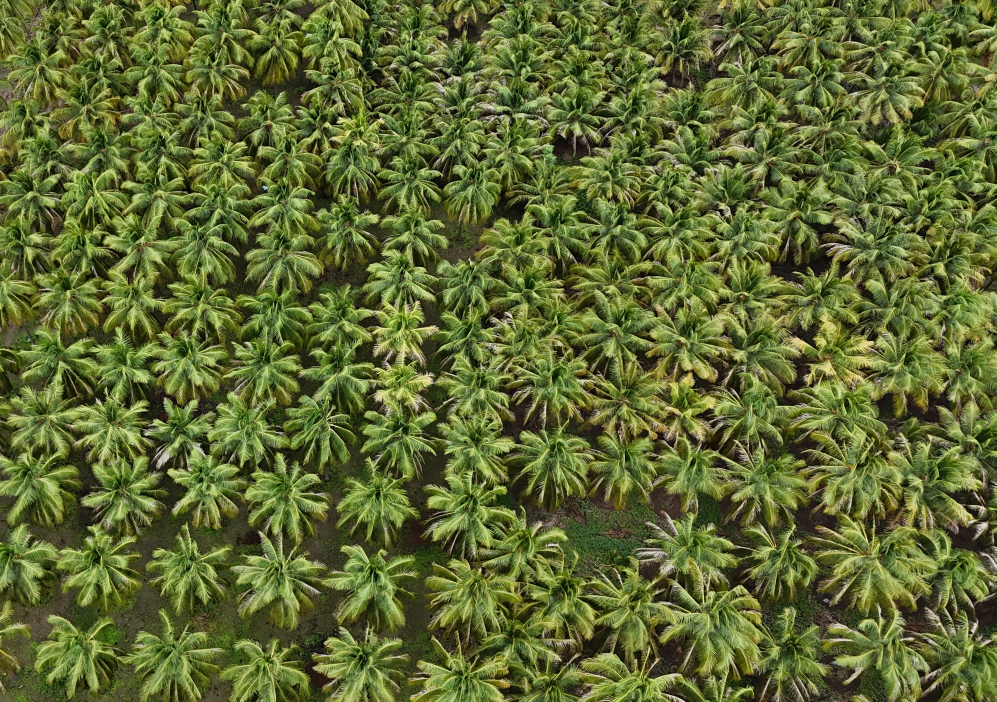
#> input picture Resources/BlietDetect_sample2.jpg, 2989 x 2105 px, found by its file name (shown at 1/3 size)
$ python __init__.py
#> lines starting #> are read from the running program, lines starting #| are printed output that depends on the picture; after the words box and inside, x2 and y2 are one past the last pixel; in counts of white or black regions, pixels touching at a corner belong together
import cv2
import numpy as np

# Read the images
img = cv2.imread("/Users/nilaabharath/PycharmProjects/CoconutAnomalyDetection/Resources/BlietDetect_sample2.jpg")
#> img is the input picture: shape (2105, 2989, 3); mean B, G, R 50.8, 105.9, 95

# Resizing the image
image = cv2.resize(img, (700, 600))
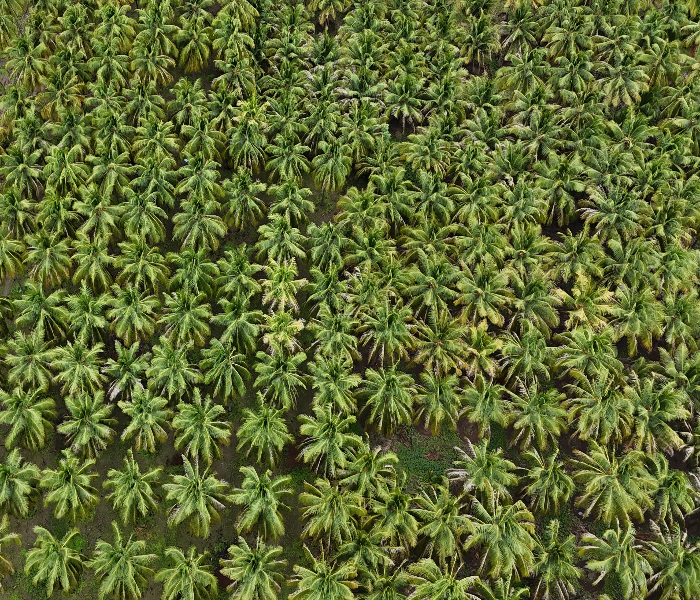
#> image: shape (600, 700, 3); mean B, G, R 50.7, 105.8, 94.9

# Convert Image to Image HSV
hsv = cv2.cvtColor(image, cv2.COLOR_BGR2HSV)
#> hsv: shape (600, 700, 3); mean H, S, V 35.1, 147.1, 106.6

# Defining lower and upper bound HSV values
lower = np.array([0, 0, 0])
upper = np.array([120, 100, 41])

# Defining mask for detecting color
mask = cv2.inRange(hsv, lower, upper)
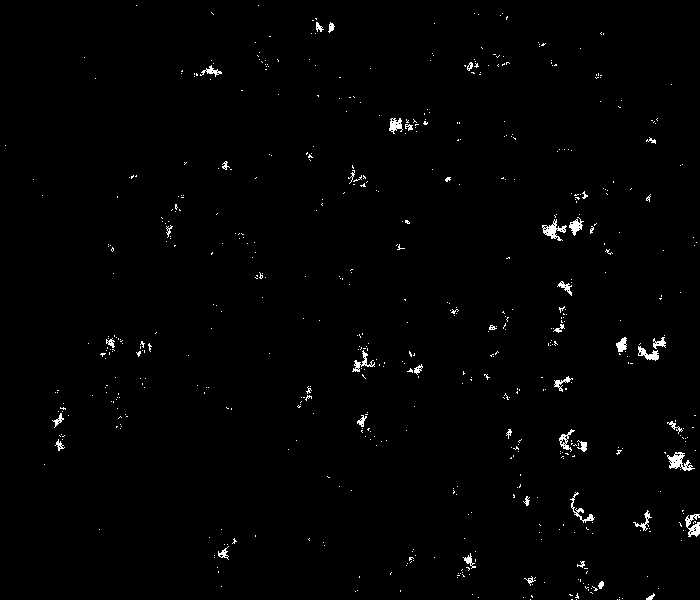
#> mask: shape (600, 700); 1.1% white in thin lines or dots

# Display Image and Mask
cv2.imshow("Image", image)
cv2.imshow("Mask", mask)

# Make python sleep for unlimited time
cv2.waitKey(0)

$ run again, with Resources/BlietDetect_sample1.jpg copied over Resources/BlietDetect_sample2.jpg
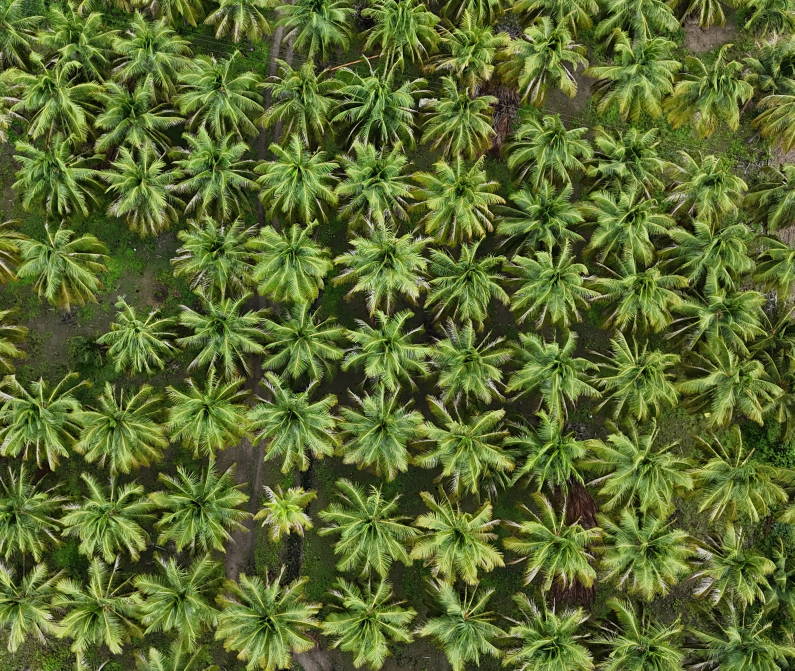
#> input picture Resources/BlietDetect_sample1.jpg, 2383 x 2011 px, found by its file name (shown at 1/3 size)
#> img is the input picture: shape (2011, 2383, 3); mean B, G, R 48.7, 106.3, 91.3
#> `image = cv2.resize(img, (700, 600))`:
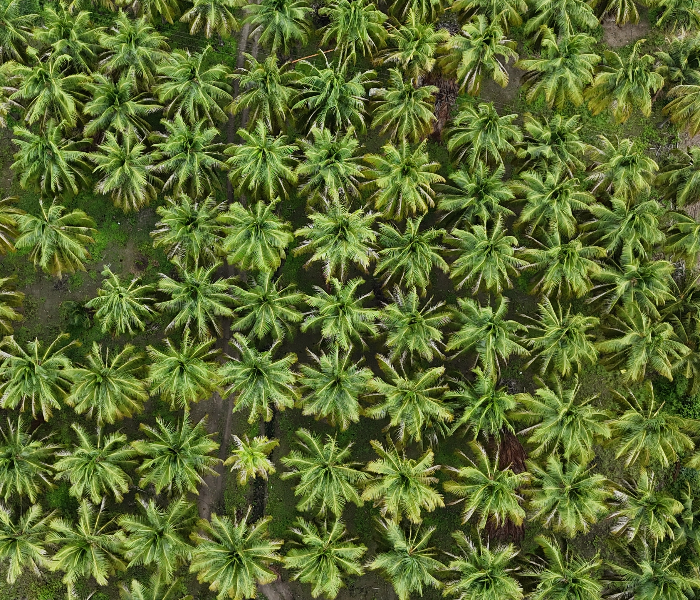
#> image: shape (600, 700, 3); mean B, G, R 48.6, 106.2, 91.1
#> hsv: shape (600, 700, 3); mean H, S, V 37.2, 151.1, 106.6
#> `mask = cv2.inRange(hsv, lower, upper)`:
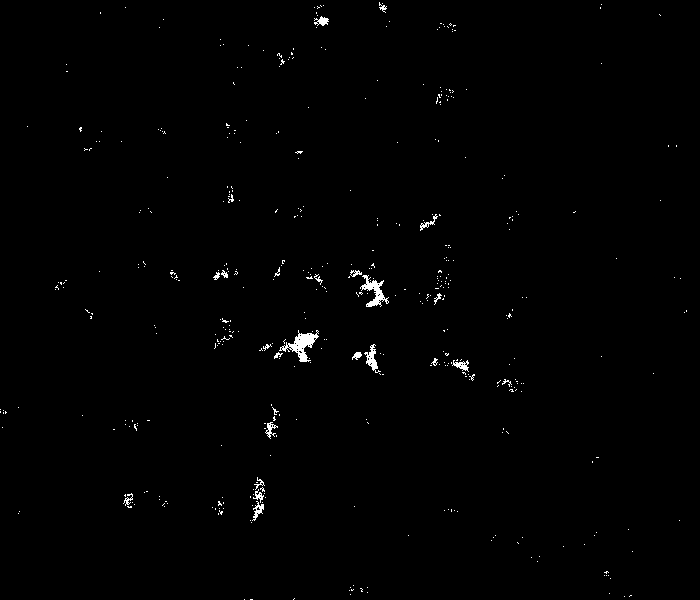
#> mask: shape (600, 700); 0.69% white; 450 white regions (426 under 20 px), largest, box (x1, y1, x2, y2) and area: (279, 330, 319, 362) 466, (360, 275, 389, 307) 346, (364, 344, 381, 373) 178
